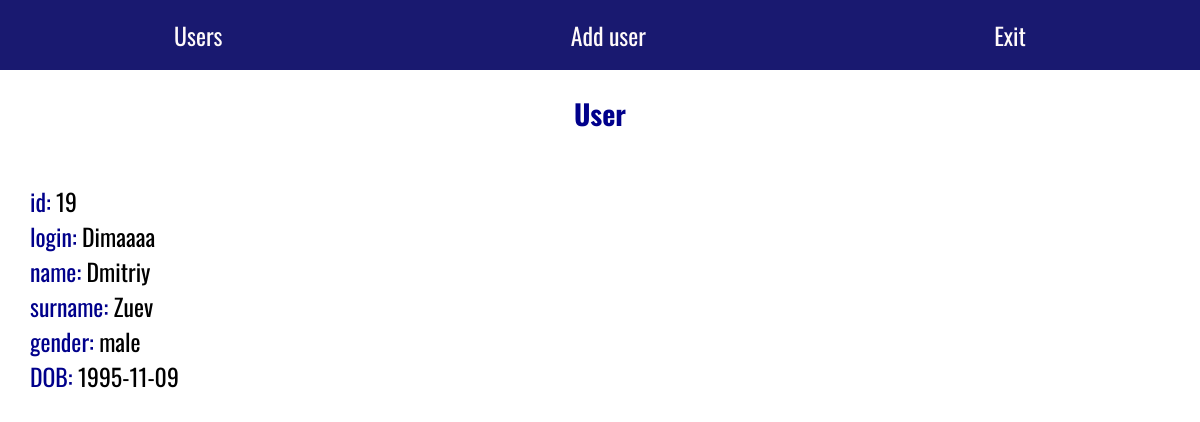
Page /admin/post/19 (signed in) on the committed database.
### tables this page shows
CREATE TABLE `users` (
  `id` int(10) UNSIGNED NOT NULL,
  `login` varchar(10) NOT NULL,
  `password` varchar(255) NOT NULL,
  `name` varchar(50) NOT NULL,
  `surname` varchar(50) NOT NULL,
  `gender` varchar(10) NOT NULL,
  `DOB` date NOT NULL
);

### application/controllers/AdminController.php (called while the page is built, shortened)
<?php
class AdminController extends Controller
{
	public function postAction()
	{
		$vars = [
			'data' => $this->model->postDate($this->route['id'])[0]
		];
		$this->view->render('User', $vars);
	}
}

### index.php (called while the page is built, shortened)
<?php
$router = new Router;
$router -> run();

### application/views/admin/post.php (the view)
<h2 class="titlee">User</h2>
<?php foreach ($data as $key => $value): ?>
	<?php if($key == 'password') continue; ?>
	<span class="record"><?= "$key: "; ?></span>
	<span class="record modify"><?= $value; ?></span>
	<br>
<?php endforeach; ?>

### public/styles/style.css (style rules this page uses)
html { font-size: 14px; }
body { margin: 0px; }
* { box-sizing: border-box; }
.titlee { font-size: 2rem; font-family: 'Oswald', sans-serif; color: #00008B; text-align: center; margin-bottom: 50px; }
.record { font-size: 1.7rem; font-family: 'Oswald', sans-serif; color: #00008B; margin-left: 30px; }
.modify { color: black; margin: 0px; }

### rows in the picture
users: id "19", login "Dimaaaa", name "Dmitriy", surname "Zuev", gender "male", DOB "1995-11-09"

### other values in the picture
$key "id"
$key "login"
$key "name"
$key "surname"
$key "gender"
$key "DOB"
